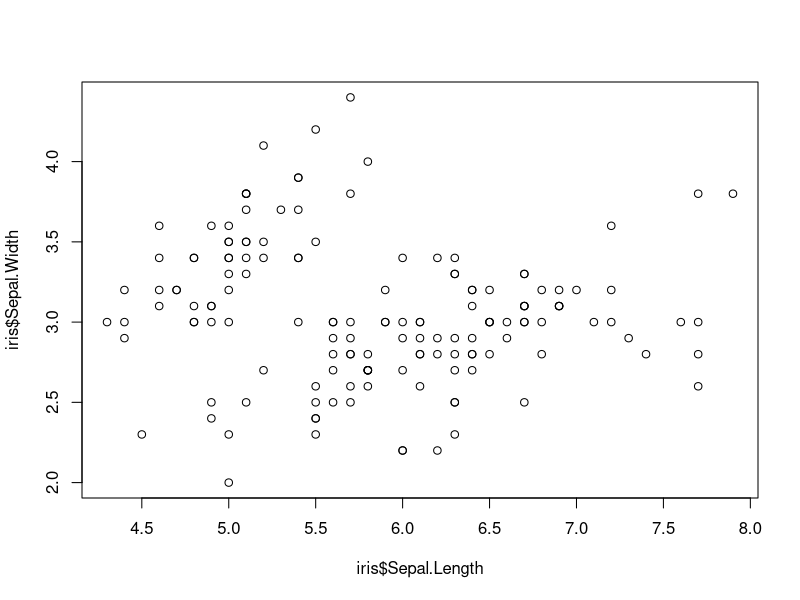
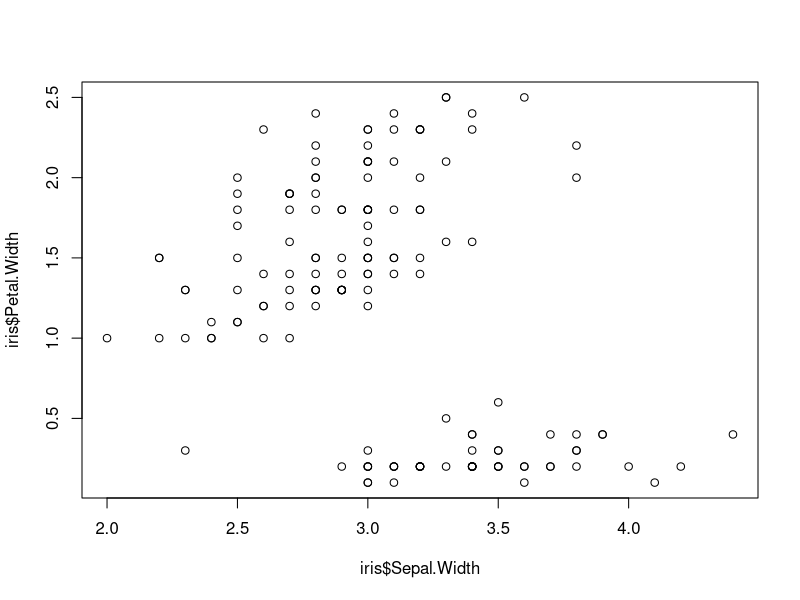
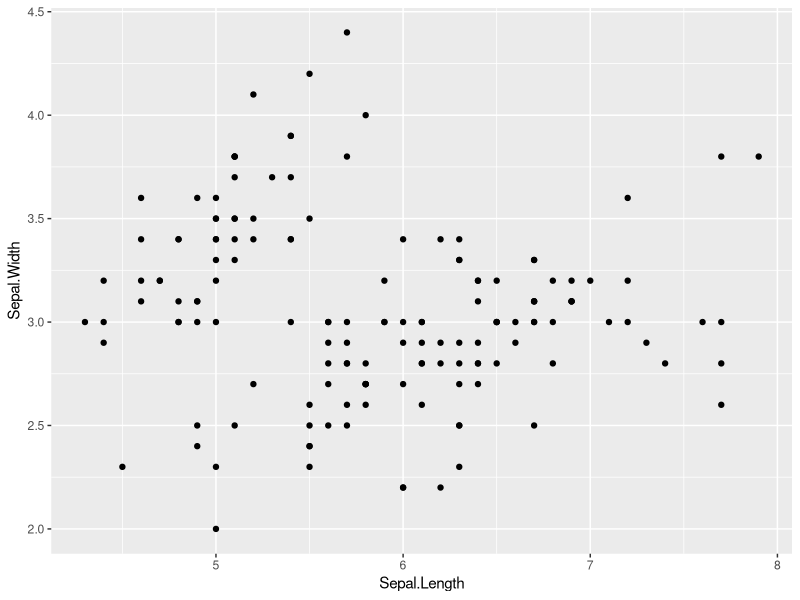
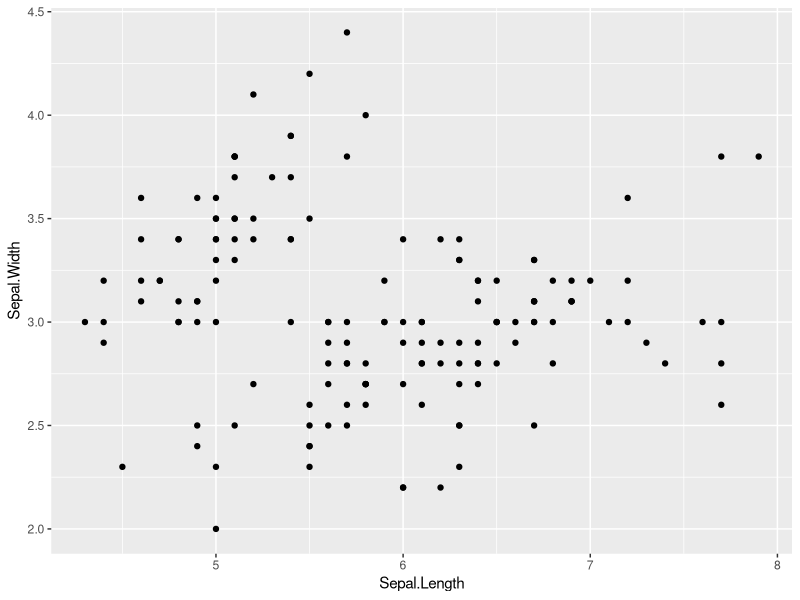
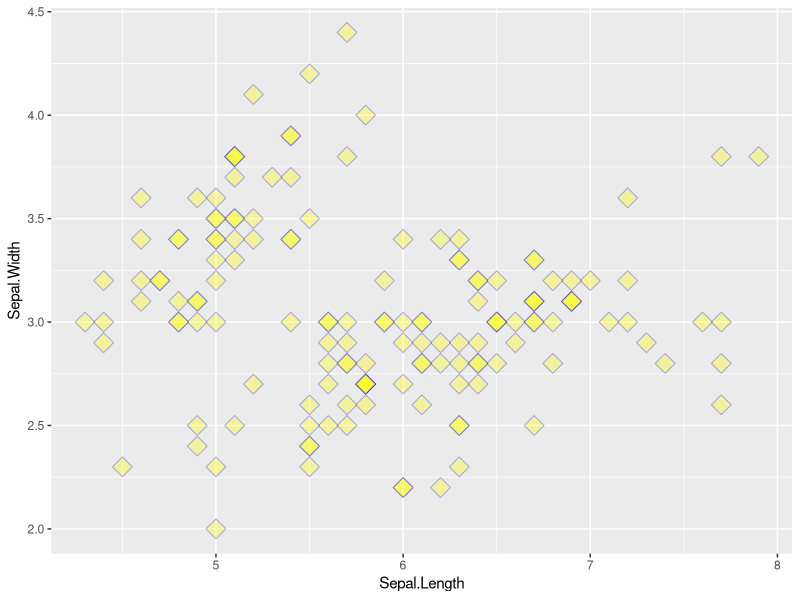
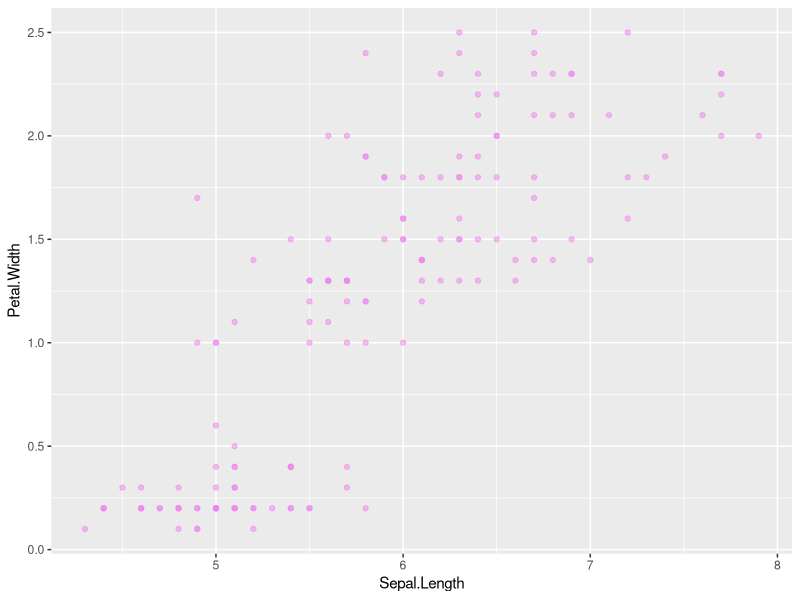
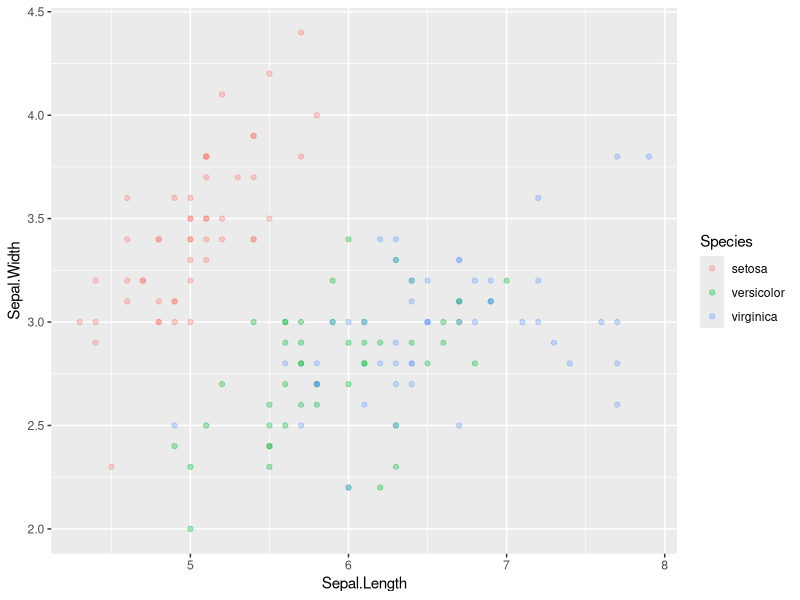
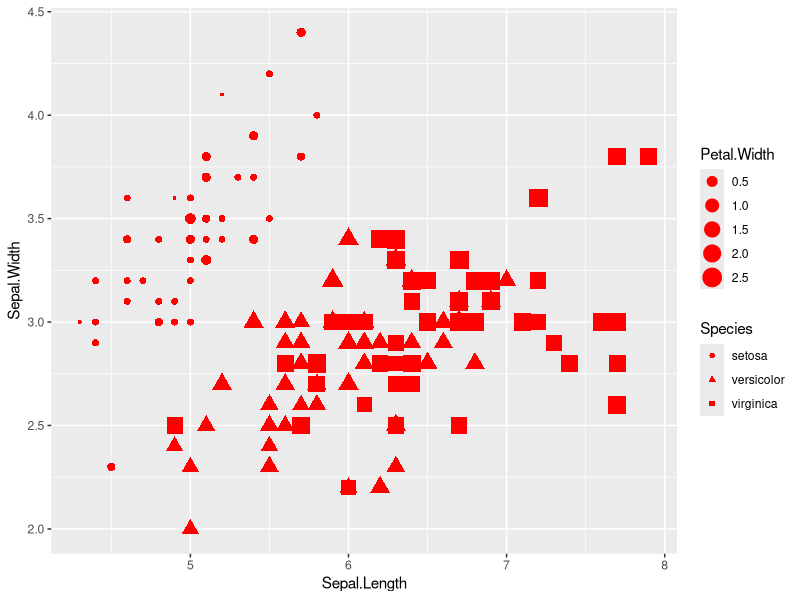

These charts were generated, in order, by the following R code:
## ---- chunk 1
print(iris)
## ---- chunk 2
plot(iris$Sepal.Length, iris$Sepal.Width)
## ---- chunk 3
# Try making a plot of iris Sepal Width vs Petal Width
plot(iris$Sepal.Width, iris$Petal.Width)
## ---- chunk 4
# uncomment the line below and install ggplot2 only if you haven't already
#install.packages('ggplot2')

# load the ggplot2 library into the current R session
library(ggplot2)
## ---- chunk 5
ggplot(data = iris, mapping = aes(x = Sepal.Length, y = Sepal.Width)) +
  geom_point()
## ---- chunk 6
ggplot() +
  geom_point(data = iris, mapping = aes(x = Sepal.Length, y = Sepal.Width))
## ---- chunk 7
ggplot(data = iris, mapping = aes(x = Sepal.Length, y = Sepal.Width)) +
  geom_point(color = 'blue', fill = 'yellow', shape = 23, alpha = 0.33, size = 5)
## ---- chunk 8
# use ggplot to create a plot of iris Sepal Width vs Petal Width, with violet
# semi-transparent points
ggplot(data = iris, mapping = aes(x = Sepal.Length, y = Petal.Width)) +
  geom_point(color = 'violet', alpha = 0.5)
## ---- chunk 9
ggplot(data = iris, mapping = aes(x = Sepal.Length, y = Sepal.Width, color = Species)) +
  geom_point(alpha = 0.33)
## ---- chunk 10
# Based on the code above, make a plot where Sepal.Length is on the x axis,
# Sepal.Width is on the y axis, all the points are colored red, the shape of the
# point depends on the Species, and the point size depends on Petal.Width
ggplot(data = iris) +
  geom_point(
    mapping = 
      aes(x = Sepal.Length, y = Sepal.Width, shape = Species, size = Petal.Width),
    color = 'red')
## ---- chunk 11
# note, the first two lines are just our plot from above
ggplot(data = iris, mapping = aes(x = Sepal.Length, y = Sepal.Width, color = Species)) +
  geom_density2d() +
  geom_point(alpha = 0.33)
## ---- chunk 12
# Removed alpha for simplicity
# Made contour plot line color black (default is blue)
ggplot(data = iris) +
  geom_density2d(mapping = aes(x = Sepal.Length, y = Sepal.Width), color = 'black') +
  geom_point(mapping = aes(x = Sepal.Length, y = Sepal.Width, color = Species))
## ---- chunk 13
# Density plot to see the distribution of Petal Lengths in our data
ggplot(data = iris) +
  geom_density(mapping = aes(x = Petal.Length))
## ---- chunk 14
# Make a density plot that shows both the distribution of Petal.Length in all
# the data together in one color, and the distribution for each species'
# Petal.Length each in its own color
ggplot(data = iris) +
  geom_density(mapping = aes(x = Petal.Length)) +
  geom_density(mapping = aes(x = Petal.Length, color = Species))
# Bonus: Change the linetype of the species' density plots so that each species
# has the same dashed line, but the line representing results across all the
# data is solid
ggplot(data = iris) +
  geom_density(mapping = aes(x = Petal.Length)) +
  geom_density(mapping = aes(x = Petal.Length, color = Species), linetype = 2)
## ---- chunk 15
basic_iris_plot <-
  ggplot(data = iris, aes(x = Sepal.Length, y = Sepal.Width, color = Species)) +
  geom_point()
print(basic_iris_plot)
# let's add another geom to this plot
iris_plot_with_contours <-
  basic_iris_plot + geom_density2d()
print(iris_plot_with_contours)
## ---- chunk 16
basic_iris_plot +
  ggtitle('Iris Sepals')
## ---- chunk 17
basic_iris_plot +
  ggtitle('Iris Sepals') +
  scale_x_continuous(name = 'Sepal Length',
                     limits = c(0,10)) +
  scale_y_log10(name = 'Sepal Width',
                breaks = c(2,3,4))
## ---- chunk 18
basic_iris_plot +
  scale_color_manual(values=c("violet", "blue", "gray"),
                     name="Iris Species",
                     labels=c("Bristle-Pointed Iris", "Blue Flag", "Virginia Iris"))
## ---- chunk 19
basic_iris_plot +
  scale_color_manual(values=c("violet", "blue", "gray"),
                     name="Iris Species",
                     labels=c("Bristle-Pointed Iris", "Blue Flag", "Virginia Iris")) +
  theme(legend.position = 'bottom')
## ---- chunk 20
basic_iris_plot +
  scale_color_manual(values=c("violet", "blue", "gray"),
                     name="Iris Species",
                     labels=c("Bristle-Pointed Iris", "Blue Flag", "Virginia Iris")) +
  theme(legend.position = 'bottom') +
  theme_bw()
## ---- chunk 21
iris_3_df <- data.frame(iris3)
print(iris_3_df)
## ---- chunk 22
ggplot(data = iris_3_df) +
  geom_point(mapping = aes(x = Sepal.L..Setosa, y = Sepal.W..Setosa), color = 'red') +
  geom_point(mapping = aes(x = Sepal.L..Versicolor, y = Sepal.W..Versicolor), color = 'blue') +
  geom_point(mapping = aes(x = Sepal.L..Virginica, y = Sepal.W..Virginica), color = 'green') +
  scale_x_continuous(name = 'Sepal Length') +
  scale_y_continuous(name = 'Sepal Width')
## ---- chunk 23
final_figure_ggplot_theme <- 
  theme(plot.title=element_text(size=16,face='bold'),
        plot.margin=unit(c(12,12,12,12),'pt'),
        panel.background=element_rect(fill='white'),
        panel.grid.major=element_line(color='grey',size=0.3),
        axis.line = element_line(color="black", size = 0.5),
        legend.title=element_blank(),
        legend.justification=c(0,1),
        legend.key = element_rect(fill='white'),
        legend.key.height = unit(2,'line'),
        legend.text=element_text(size=12,face='bold'),
        axis.text.x=element_text(size=12,face='bold'),
        axis.text.y=element_text(size=12,face='bold'),
        axis.title.x=element_text(size=14,face='bold'),
        axis.title.y=element_text(size=14,face='bold',angle=90)) +
  theme_bw()
## ---- chunk 24
# a figure with the iris data
sepal_points <-
  ggplot(data = iris, aes(x = Sepal.Length, y = Sepal.Width, color = Species)) +
  geom_point()

sepal_trends <-
  ggplot(data = iris, aes(x = Sepal.Length, y = Sepal.Width, color = Species)) +
  geom_smooth(method = 'lm')

# make boxplot with overlaid points randomly placed off-center and
# text labels placed at y = 0.75
petal_boxplot <-
  ggplot(data = iris, aes(x = Species, y = Petal.Width, color = Species)) +
  geom_boxplot() +
  geom_text(aes(label = Species), y = 0.75) +
  geom_point(position = 'jitter')
## ---- chunk 25
print(sepal_points)
print(sepal_trends)
print(petal_boxplot)
## ---- chunk 26
sepal_points_figure <- sepal_points + final_figure_ggplot_theme
print(sepal_points_figure)
sepal_trends_figure <- sepal_trends + final_figure_ggplot_theme
print(sepal_trends_figure)
petal_boxplot_figure <- petal_boxplot + final_figure_ggplot_theme
print(petal_boxplot_figure)
## ---- chunk 27
ggsave(file = 'sepal_points_figure.pdf',
       plot = sepal_points_figure, width = 6.5, height = 4,
       useDingbats=FALSE)
## ---- chunk 28
iris_nonvirginca <- subset(iris, Species != 'virginica')
iris_virginica_petals <- subset(iris, Species == 'virginica')[, c('Petal.Width', 'Species')]
print(iris_nonvirginca)
print(iris_virginica_petals)
## ---- chunk 29
ggplot() +
  geom_boxplot(data = iris_nonvirginca, aes(x = Species, y = Petal.Width, color = Species)) +
  geom_boxplot(data = iris_virginica_petals, aes(x = Species, y = Petal.Width, color = Species))
## ---- chunk 30
basic_iris_plot +
  facet_wrap( ~ Species)
## ---- chunk 31
#install.packages('gifski')
#install.packages('gganimate')
library(gganimate)
animated_iris_plot <-
  basic_iris_plot + transition_states(Species)
# save plot with 3 frames, play at 1 frame per second
anim_save("animated_iris_plot.gif", animated_iris_plot, nframes = 4, fps = 1)
# render plot using ![](plot_path) outside of code chunk
## ---- chunk 32
#install.packages('cowplot')
library(cowplot)
plot_grid(sepal_points_figure, sepal_trends_figure, petal_boxplot_figure,
          labels = "AUTO")
## ---- chunk 33
library(cowplot)
top_row <- plot_grid(sepal_points_figure, labels = 'A')
bottom_row <- plot_grid(sepal_trends_figure, petal_boxplot_figure, labels = c('B', 'C'))
plot_grid(top_row, bottom_row, nrow = 2)
